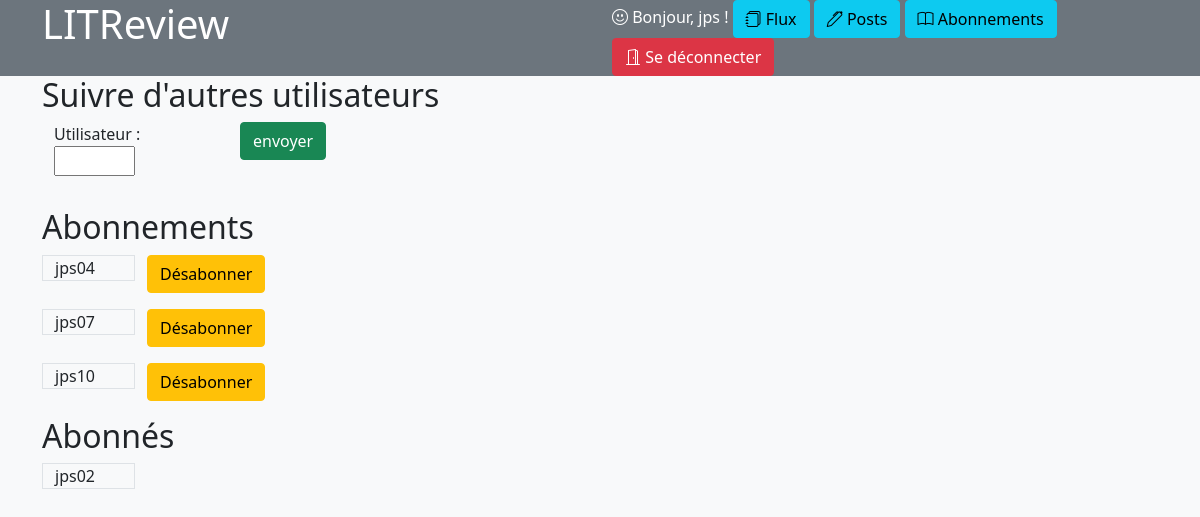
The app's page /home/abonnements (signed in), older data.
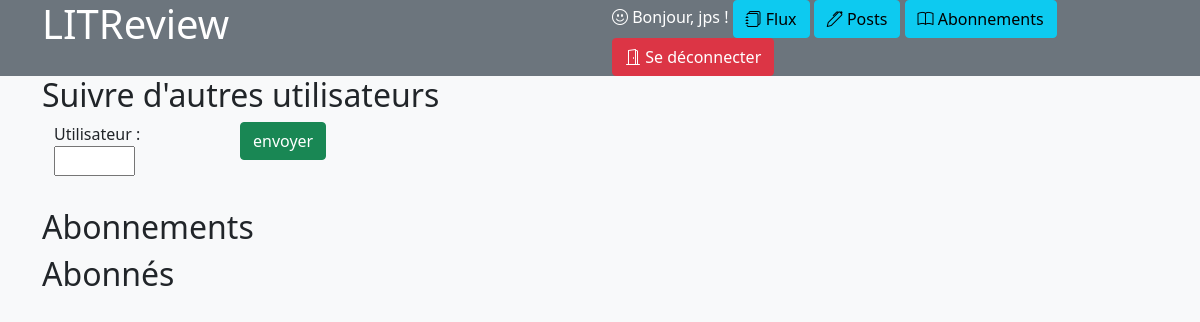
The same page, newer data.
### review/models.py (models this page shows)
class UserFollows(models.Model):
    user = models.ForeignKey(settings.AUTH_USER_MODEL, on_delete=models.SET_NULL, null=True, related_name='following')
    followed_user = models.ForeignKey(settings.AUTH_USER_MODEL, on_delete=models.SET_NULL, null=True,
                                      related_name='followed_by')
    class Meta:
        unique_together = ('user', 'followed_user')

### connexion/models.py (models this page shows, shortened)
class ConnectUser(AbstractBaseUser):
    pseudo = models.CharField(
        unique=True,
        max_length=10,
        blank=False
    )
    email = models.EmailField(
        unique=True,
        max_length=255,
        blank=False
    )
    is_active = models.BooleanField(default=True)
    is_staff = models.BooleanField(default=False)
    is_admin = models.BooleanField(default=False)
    USERNAME_FIELD = "pseudo"
    REQUIRED_FIELDS = ["email"]
    objects = MyUserManager()

### review/views/follows.py (the view, shortened to what this page needs)
# urls.py: path('home/abonnements', login_required(review.views.UserFollowsView.as_view()), name='abonnements'),
class UserFollowsView(View):
    template_name = 'review/abonnements.html'
    form = UserFollowsForm
    success_url = reverse_lazy('home')
    def get(self, request):
        form = self.form()
        follows = UserFollows.objects.filter(user=self.request.user)
        followers = UserFollows.objects.filter(followed_user=self.request.user)
        return render(request,
                      self.template_name,
                      {"follows": follows,
                       "form": form,
                       "followers": followers})

### review/forms.py
class UserFollowsForm(forms.Form):
    followed_name = forms.CharField(label="Utilisateur", widget=forms.TextInput())

### review/templates/review/abonnements.html (shortened to what this page needs)
{% extends 'base.html' %}
{% block content %}
<div class="container">
    <h2>Suivre d'autres utilisateurs</h2>
    <form method="POST">
        <div class="container">
            <div class="row">
                <div class="col-2">
                    {{form.as_p}}
                </div>
                <div class="col">
                    <input type="submit" class="btn btn-success" value="envoyer">
                </div>
            </div>
        </div>
    </form>
    <h2>Abonnements</h2>
    {% if follows %}
        {% for follow in follows %}
             <div class="container">
                 <div class="row">
                     <div class="col-1 border h-50">
                         {{ follow.followed_user|cut:" "}}
                     </div>
                     <div class="col-2 h-50">
                         <form onsubmit="return confirm('Etes-vous sûr?');" action="{% url 'delete_abonnements' follow.id %}" method="POST">
                            <button class="btn btn-warning">Désabonner</button>
                        </form>
                     </div>
                 </div>
             </div>
        {% endfor ´%}
    {% endif %}
    <h2>Abonnés</h2>
    {% if followers %}
        {% for follower in followers %}
        <div class="container">
             <div class="row">
                 <div class="col-1 border">
                   {{ follower.user|cut:" "}}
                 </div>
             </div>
         </div>
        {% endfor ´%}
    {% endif %}
</div>
{% endblock content %}

Row changes from the older to the newer data that the page shows:
removed UserFollows: followed_user "jps04", shown under "Abonnements"
removed UserFollows: followed_user "jps07", shown under "Abonnements"
removed UserFollows: followed_user "jps10", shown under "Abonnements"
removed UserFollows: user "jps02", shown under "Abonnés"
